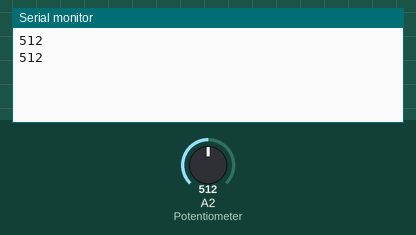
Simulated run of this sketch. Board: Arduino Uno, built with avr-gcc and run on an emulated ATmega328P. On the bench: the last lines printed to the serial monitor. The inputs (shaded band) are chosen by the test bench; at power-on: A2 (Potentiometer) = 512.

Above: at 1.8 s.
1.9 s: A2 (Potentiometer) set to 716
At 2.3 s:
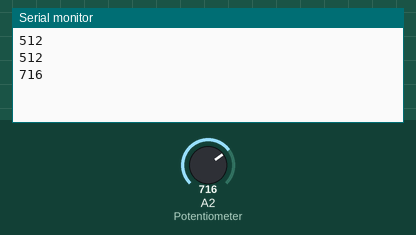
3.4 s: A2 (Potentiometer) set to 900
At 4.8 s:
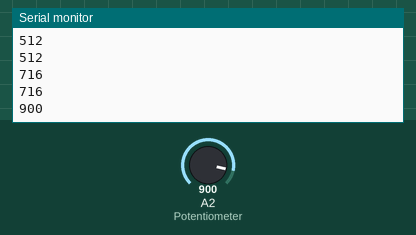
Timing chart, 0 to 6.4 s (numbered marks = the images above; inputs shaded):
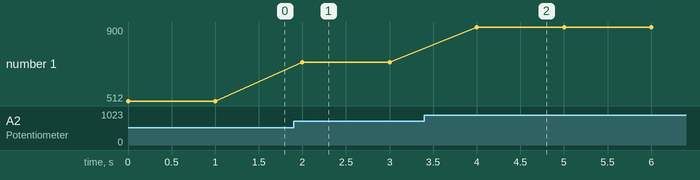

The sketch:

p8.ino
```cpp
#define Potentiometer A2
void setup() {
  Serial.begin(9600);
}

void loop() {
  Serial.println(analogRead(Potentiometer));
  delay(1000);
}
```

Measured:
- after the input at 1.9 s, the serial monitor: prints a new line after 0.10 s (image 1)
- after the input at 3.4 s, the serial monitor: prints a new line after 0.60 s (image 2)
- plotted number 1: 512 → 716 after the input at 1.9 s, 716 → 900 after the input at 3.4 s
